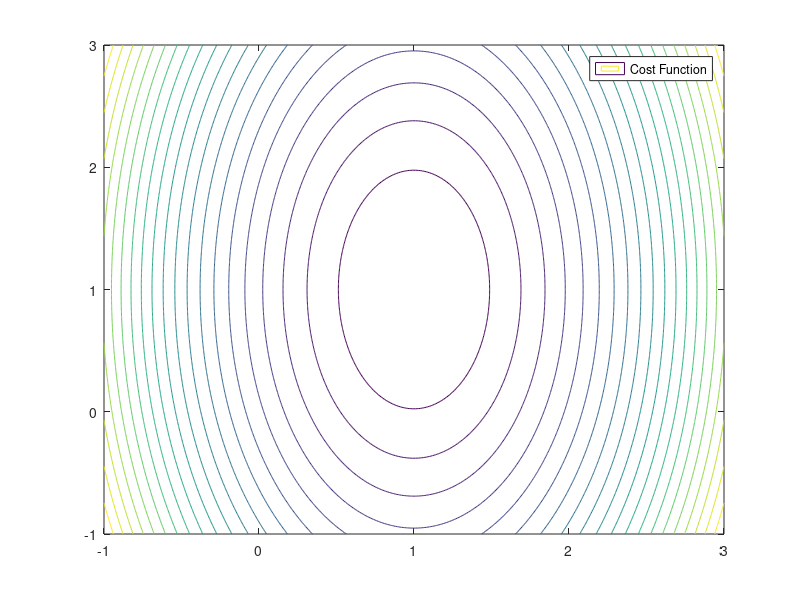

Write MATLAB code to recreate this figure. (Note: this script raises an error after producing the figure.)
%% Problem 1
clear
close all

%% Problem 1b

U = [1 0; 0 1; 0 0; 0 0];
S = [1 0; 0 0.5];
V = [1 0; 0 1];
X = U*S*V';

y = [1; 1/2; 1; 0];

w = V*inv(S)*U'*y;

disp('Optimum Weights')
disp(w)

c = y'*y -y'*X*w;


%% Find values for contour plot of surface

x1 = [-1:.01:3];  % range -1 to 3 
x2 = [-1:.01:3];

for i =1:length(x2)
    for j = 1:length(x1)
        t = [ x1(j);x2(i) ];
        z(i,j) = (t-w)'*X'*X*(t-w) +c;
    end
end

%% Plot values of coutour 
contour(x1,x2,z,20)
legend('Cost Function')
ax = gca; % current axes
ax.FontSize = 14;
xlim([-1,3])
xlabel('w_1')
ylim([-1,3])
ylabel('w_2')
title('1b')
axis square

%% Problem 1c

%% Problem 1d





%% Problem 2 

%% Gradient descent examples

%% First case (parts 2a - 2c)

U = [1 0; 0 1; 0 0; 0 0];
S = [1 0; 0 0.5];
V = 1/sqrt(2)*[1 1; 1 -1];
X = U*S*V';

y = [sqrt(2); 0; 1; 0];

tau = .5;

%% Find optimum w

w = V*inv(S)*U'*y;

disp('Optimum Weights')
disp(w)

c = y'*y -y'*X*w;

%% Find values for contour plot of surface

x1 = [-1:.01:3];  % range -1 to 3 
x2 = [-1:.01:3];

for i =1:length(x2)
    for j = 1:length(x1)
        t = [ x1(j);x2(i) ];
        z(i,j) = (t-w)'*X'*X*(t-w) +c;
    end
end

%% Find and display weights generated by gradient descent

w1 = [1.5;-.5];
it = 20;

W = graddescent(X,y,tau,w1,it);

figure
contour(x1,x2,z,20)
hold on
plot(w(1),w(2),'s', W(1,:),W(2,:),'o-','linewidth',2)
legend('Cost Function','Optimum Weights','Gradient Descent')
ax = gca; % current axes
ax.FontSize = 14;
xlim([-1,3])
xlabel('w_1')
ylim([-1,3])
ylabel('w_2')
title('\tau = 0.5')
axis square

%%  2b) 
w1 = [0;0];
it = 20;

W = graddescent(X,y,tau,w1,it);

figure
contour(x1,x2,z,20)
hold on
plot(w(1),w(2),'s', W(1,:),W(2,:),'o-','linewidth',2)
legend('Cost Function','Optimum Weights','Gradient Descent')
ax = gca; % current axes
ax.FontSize = 14;
xlim([-1,3])
xlabel('w_1')
ylim([-1,3])
ylabel('w_2')
title('\tau = 0.5')
axis square

%% 2b) continued
w1 = [0;2];
it = 20;

W = graddescent(X,y,tau,w1,it);

figure
contour(x1,x2,z,20)
hold on
plot(w(1),w(2),'s', W(1,:),W(2,:),'o-','linewidth',2)
legend('Cost Function','Optimum Weights','Gradient Descent')
ax = gca; % current axes
ax.FontSize = 14;
xlim([-1,3])
xlabel('w_1')
ylim([-1,3])
ylabel('w_2')
title('\tau = 0.5')
axis square

%% 2c)  

w1 = [1.5;-.5];
it = 20;
tau = 2.5;

W = graddescent(X,y,tau,w1,it);

figure
contour(x1,x2,z,20)
hold on
plot(w(1),w(2),'s', W(1,:),W(2,:),'o-','linewidth',2)
legend('Cost Function','Optimum Weights','Gradient Descent')
ax = gca; % current axes
ax.FontSize = 14;
xlim([-1,3])
xlabel('w_1')
ylim([-1,3])
ylabel('w_2')
title('\tau = 2.5')
axis square

%% 2d)
U = 0 %fill me in 
S = 0 % fill me in 
V = 0 %fill me in 
X = U*S*V';

y = 0 %fill me in 
tau = 0%fill me in 

%% Find optimum w

w = V*inv(S)*U'*y;

disp('Optimum Weights')
disp(w)

c = y'*y -y'*X*w;

%% Find values for contour plot of surface

x1 = [-1:.01:3];  % range -1 to 3 
x2 = [-1:.01:3];

for i =1:length(x2)
    for j = 1:length(x1)
        t = [ x1(j);x2(i) ];
        z(i,j) = (t-w)'*X'*X*(t-w) +c;
    end
end

%% Find and display weights generated by gradient descent

w1 = 0 %fill me in 
it = 0 %fill me in 

W = graddescent(X,y,tau,w1,it);

figure
contour(x1,x2,z,20)
hold on
plot(w(1),w(2),'s', W(1,:),W(2,:),'o-','linewidth',2)
legend('Cost Function','Optimum Weights','Gradient Descent')
ax = gca; % current axes
ax.FontSize = 14;
xlim([-1,3])
xlabel('w_1')
ylim([-1,3])
ylabel('w_2')
title('\tau = 0.5')
axis square


